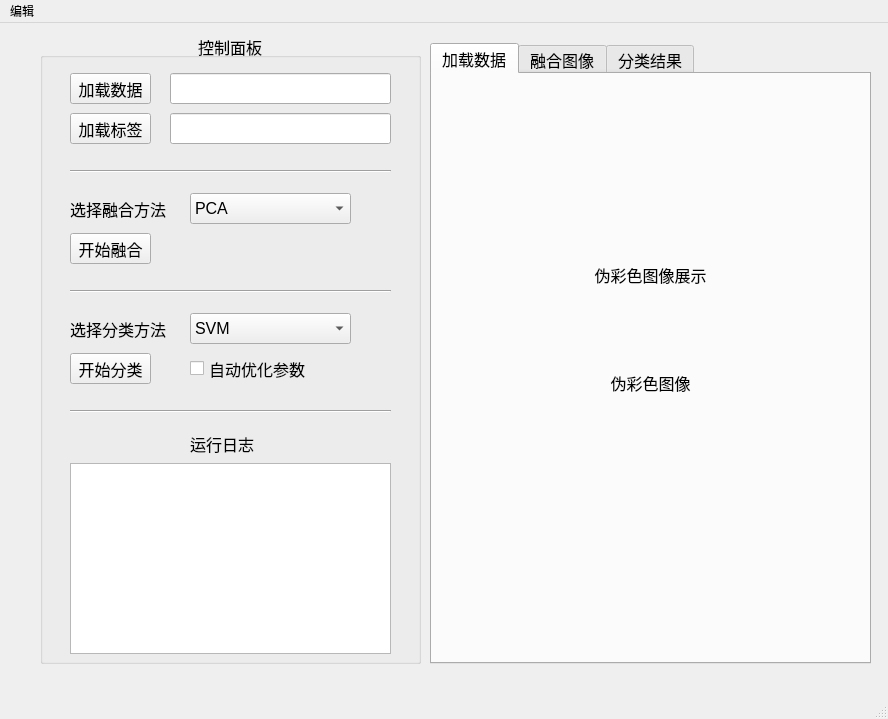
<?xml version="1.0" encoding="UTF-8"?>
<ui version="4.0">
 <class>MainWindow</class>
 <widget class="QMainWindow" name="MainWindow">
  <property name="geometry">
   <rect>
    <x>0</x>
    <y>0</y>
    <width>888</width>
    <height>719</height>
   </rect>
  </property>
  <property name="windowTitle">
   <string>MainWindow</string>
  </property>
  <widget class="QWidget" name="centralwidget">
   <widget class="QGroupBox" name="sidebar">
    <property name="geometry">
     <rect>
      <x>40</x>
      <y>10</y>
      <width>381</width>
      <height>631</height>
     </rect>
    </property>
    <property name="font">
     <font>
      <pointsize>12</pointsize>
     </font>
    </property>
    <property name="layoutDirection">
     <enum>Qt::LayoutDirection::LeftToRight</enum>
    </property>
    <property name="title">
     <string>控制面板</string>
    </property>
    <property name="alignment">
     <set>Qt::AlignmentFlag::AlignCenter</set>
    </property>
    <widget class="QPushButton" name="btn_load_data">
     <property name="geometry">
      <rect>
       <x>30</x>
       <y>40</y>
       <width>81</width>
       <height>31</height>
      </rect>
     </property>
     <property name="font">
      <font>
       <pointsize>12</pointsize>
      </font>
     </property>
     <property name="text">
      <string>加载数据</string>
     </property>
    </widget>
    <widget class="QPushButton" name="btn_load_gt">
     <property name="geometry">
      <rect>
       <x>30</x>
       <y>80</y>
       <width>81</width>
       <height>31</height>
      </rect>
     </property>
     <property name="font">
      <font>
       <pointsize>12</pointsize>
      </font>
     </property>
     <property name="text">
      <string>加载标签</string>
     </property>
    </widget>
    <widget class="QLineEdit" name="lineEdit_loaddata">
     <property name="geometry">
      <rect>
       <x>130</x>
       <y>40</y>
       <width>221</width>
       <height>31</height>
      </rect>
     </property>
     <property name="readOnly">
      <bool>true</bool>
     </property>
    </widget>
    <widget class="QLineEdit" name="lineEdit_loadgt">
     <property name="geometry">
      <rect>
       <x>130</x>
       <y>80</y>
       <width>221</width>
       <height>31</height>
      </rect>
     </property>
     <property name="minimumSize">
      <size>
       <width>0</width>
       <height>0</height>
      </size>
     </property>
     <property name="readOnly">
      <bool>true</bool>
     </property>
    </widget>
    <widget class="QComboBox" name="combo_fusion">
     <property name="geometry">
      <rect>
       <x>150</x>
       <y>160</y>
       <width>161</width>
       <height>31</height>
      </rect>
     </property>
     <property name="font">
      <font>
       <pointsize>12</pointsize>
      </font>
     </property>
     <item>
      <property name="text">
       <string>PCA</string>
      </property>
     </item>
     <item>
      <property name="text">
       <string>GSA</string>
      </property>
     </item>
     <item>
      <property name="text">
       <string>MTF_GLP_HPM</string>
      </property>
     </item>
     <item>
      <property name="text">
       <string>CNMF</string>
      </property>
     </item>
    </widget>
    <widget class="QPushButton" name="btn_run_fusion">
     <property name="geometry">
      <rect>
       <x>30</x>
       <y>200</y>
       <width>81</width>
       <height>31</height>
      </rect>
     </property>
     <property name="font">
      <font>
       <pointsize>12</pointsize>
      </font>
     </property>
     <property name="text">
      <string>开始融合</string>
     </property>
    </widget>
    <widget class="QLabel" name="label_fusion">
     <property name="geometry">
      <rect>
       <x>30</x>
       <y>160</y>
       <width>101</width>
       <height>31</height>
      </rect>
     </property>
     <property name="font">
      <font>
       <pointsize>12</pointsize>
      </font>
     </property>
     <property name="text">
      <string>选择融合方法</string>
     </property>
    </widget>
    <widget class="Line" name="line_1">
     <property name="geometry">
      <rect>
       <x>30</x>
       <y>130</y>
       <width>321</width>
       <height>16</height>
      </rect>
     </property>
     <property name="font">
      <font>
       <pointsize>12</pointsize>
       <bold>true</bold>
      </font>
     </property>
     <property name="orientation">
      <enum>Qt::Orientation::Horizontal</enum>
     </property>
    </widget>
    <widget class="Line" name="line_2">
     <property name="geometry">
      <rect>
       <x>30</x>
       <y>250</y>
       <width>321</width>
       <height>16</height>
      </rect>
     </property>
     <property name="font">
      <font>
       <pointsize>12</pointsize>
       <bold>true</bold>
      </font>
     </property>
     <property name="orientation">
      <enum>Qt::Orientation::Horizontal</enum>
     </property>
    </widget>
    <widget class="QPushButton" name="btn_run_classify">
     <property name="geometry">
      <rect>
       <x>30</x>
       <y>320</y>
       <width>81</width>
       <height>31</height>
      </rect>
     </property>
     <property name="font">
      <font>
       <pointsize>12</pointsize>
      </font>
     </property>
     <property name="text">
      <string>开始分类</string>
     </property>
    </widget>
    <widget class="QComboBox" name="combo_classify">
     <property name="geometry">
      <rect>
       <x>150</x>
       <y>280</y>
       <width>161</width>
       <height>31</height>
      </rect>
     </property>
     <property name="font">
      <font>
       <pointsize>12</pointsize>
      </font>
     </property>
     <item>
      <property name="text">
       <string>SVM</string>
      </property>
     </item>
     <item>
      <property name="text">
       <string>RandomForest</string>
      </property>
     </item>
    </widget>
    <widget class="QLabel" name="label_classify">
     <property name="geometry">
      <rect>
       <x>30</x>
       <y>280</y>
       <width>101</width>
       <height>31</height>
      </rect>
     </property>
     <property name="font">
      <font>
       <pointsize>12</pointsize>
      </font>
     </property>
     <property name="text">
      <string>选择分类方法</string>
     </property>
    </widget>
    <widget class="QTextBrowser" name="text_results">
     <property name="geometry">
      <rect>
       <x>30</x>
       <y>430</y>
       <width>321</width>
       <height>191</height>
      </rect>
     </property>
    </widget>
    <widget class="Line" name="line_3">
     <property name="geometry">
      <rect>
       <x>30</x>
       <y>370</y>
       <width>321</width>
       <height>16</height>
      </rect>
     </property>
     <property name="font">
      <font>
       <pointsize>12</pointsize>
       <bold>true</bold>
      </font>
     </property>
     <property name="orientation">
      <enum>Qt::Orientation::Horizontal</enum>
     </property>
    </widget>
    <widget class="QLabel" name="label_log">
     <property name="geometry">
      <rect>
       <x>150</x>
       <y>400</y>
       <width>71</width>
       <height>21</height>
      </rect>
     </property>
     <property name="font">
      <font>
       <pointsize>12</pointsize>
      </font>
     </property>
     <property name="text">
      <string>运行日志</string>
     </property>
    </widget>
    <widget class="QCheckBox" name="checkBox_gridsearch">
     <property name="geometry">
      <rect>
       <x>150</x>
       <y>320</y>
       <width>131</width>
       <height>31</height>
      </rect>
     </property>
     <property name="cursor">
      <cursorShape>ArrowCursor</cursorShape>
     </property>
     <property name="text">
      <string>自动优化参数</string>
     </property>
    </widget>
   </widget>
   <widget class="QTabWidget" name="tabWidget">
    <property name="geometry">
     <rect>
      <x>430</x>
      <y>20</y>
      <width>441</width>
      <height>621</height>
     </rect>
    </property>
    <property name="font">
     <font>
      <pointsize>12</pointsize>
     </font>
    </property>
    <property name="autoFillBackground">
     <bool>false</bool>
    </property>
    <property name="tabPosition">
     <enum>QTabWidget::TabPosition::North</enum>
    </property>
    <property name="tabShape">
     <enum>QTabWidget::TabShape::Rounded</enum>
    </property>
    <property name="currentIndex">
     <number>0</number>
    </property>
    <widget class="QWidget" name="tab_ori">
     <property name="font">
      <font>
       <pointsize>12</pointsize>
       <bold>false</bold>
      </font>
     </property>
     <property name="autoFillBackground">
      <bool>false</bool>
     </property>
     <attribute name="title">
      <string>加载数据</string>
     </attribute>
     <layout class="QHBoxLayout" name="horizontalLayout">
      <item>
       <layout class="QVBoxLayout" name="verticalLayout_loaddata">
        <property name="sizeConstraint">
         <enum>QLayout::SizeConstraint::SetDefaultConstraint</enum>
        </property>
        <item>
         <spacer name="verticalSpacer_ori_1">
          <property name="orientation">
           <enum>Qt::Orientation::Vertical</enum>
          </property>
          <property name="sizeHint" stdset="0">
           <size>
            <width>20</width>
            <height>40</height>
           </size>
          </property>
         </spacer>
        </item>
        <item>
         <widget class="QLabel" name="label_title_ori">
          <property name="sizePolicy">
           <sizepolicy hsizetype="Preferred" vsizetype="Preferred">
            <horstretch>0</horstretch>
            <verstretch>0</verstretch>
           </sizepolicy>
          </property>
          <property name="text">
           <string>伪彩色图像展示</string>
          </property>
          <property name="alignment">
           <set>Qt::AlignmentFlag::AlignCenter</set>
          </property>
         </widget>
        </item>
        <item>
         <widget class="QLabel" name="label_ori">
          <property name="sizePolicy">
           <sizepolicy hsizetype="Preferred" vsizetype="Expanding">
            <horstretch>0</horstretch>
            <verstretch>0</verstretch>
           </sizepolicy>
          </property>
          <property name="minimumSize">
           <size>
            <width>415</width>
            <height>0</height>
           </size>
          </property>
          <property name="frameShape">
           <enum>QFrame::Shape::NoFrame</enum>
          </property>
          <property name="frameShadow">
           <enum>QFrame::Shadow::Plain</enum>
          </property>
          <property name="text">
           <string>伪彩色图像</string>
          </property>
          <property name="alignment">
           <set>Qt::AlignmentFlag::AlignCenter</set>
          </property>
         </widget>
        </item>
        <item>
         <spacer name="verticalSpacer_ori_2">
          <property name="orientation">
           <enum>Qt::Orientation::Vertical</enum>
          </property>
          <property name="sizeHint" stdset="0">
           <size>
            <width>20</width>
            <height>40</height>
           </size>
          </property>
         </spacer>
        </item>
       </layout>
      </item>
     </layout>
    </widget>
    <widget class="QWidget" name="tab_fused">
     <attribute name="title">
      <string>融合图像</string>
     </attribute>
     <widget class="QWidget" name="layoutWidget">
      <property name="geometry">
       <rect>
        <x>10</x>
        <y>10</y>
        <width>421</width>
        <height>571</height>
       </rect>
      </property>
      <layout class="QVBoxLayout" name="verticalLayout_fusion">
       <item>
        <widget class="QLabel" name="label_title_fused">
         <property name="text">
          <string>融合图像展示</string>
         </property>
         <property name="alignment">
          <set>Qt::AlignmentFlag::AlignCenter</set>
         </property>
        </widget>
       </item>
       <item>
        <widget class="QLabel" name="label_fused">
         <property name="sizePolicy">
          <sizepolicy hsizetype="Preferred" vsizetype="Expanding">
           <horstretch>0</horstretch>
           <verstretch>0</verstretch>
          </sizepolicy>
         </property>
         <property name="minimumSize">
          <size>
           <width>419</width>
           <height>0</height>
          </size>
         </property>
         <property name="mouseTracking">
          <bool>true</bool>
         </property>
         <property name="text">
          <string>融合图像</string>
         </property>
         <property name="alignment">
          <set>Qt::AlignmentFlag::AlignCenter</set>
         </property>
         <property name="openExternalLinks">
          <bool>true</bool>
         </property>
         <property name="textInteractionFlags">
          <set>Qt::TextInteractionFlag::LinksAccessibleByMouse</set>
         </property>
        </widget>
       </item>
       <item>
        <widget class="QLabel" name="label_title_lowres">
         <property name="text">
          <string>低分辨率图像对比</string>
         </property>
         <property name="alignment">
          <set>Qt::AlignmentFlag::AlignCenter</set>
         </property>
        </widget>
       </item>
       <item>
        <widget class="QLabel" name="label_lowres">
         <property name="sizePolicy">
          <sizepolicy hsizetype="Preferred" vsizetype="Expanding">
           <horstretch>0</horstretch>
           <verstretch>0</verstretch>
          </sizepolicy>
         </property>
         <property name="minimumSize">
          <size>
           <width>419</width>
           <height>0</height>
          </size>
         </property>
         <property name="text">
          <string>低分辨率图像</string>
         </property>
         <property name="alignment">
          <set>Qt::AlignmentFlag::AlignCenter</set>
         </property>
        </widget>
       </item>
      </layout>
     </widget>
    </widget>
    <widget class="QWidget" name="tab_class">
     <attribute name="title">
      <string>分类结果</string>
     </attribute>
     <widget class="QWidget" name="verticalLayoutWidget">
      <property name="geometry">
       <rect>
        <x>10</x>
        <y>10</y>
        <width>421</width>
        <height>571</height>
       </rect>
      </property>
      <layout class="QVBoxLayout" name="verticalLayout_class">
       <item>
        <widget class="QLabel" name="label_2">
         <property name="sizePolicy">
          <sizepolicy hsizetype="Preferred" vsizetype="Preferred">
           <horstretch>0</horstretch>
           <verstretch>0</verstretch>
          </sizepolicy>
         </property>
         <property name="text">
          <string>分类结果图像</string>
         </property>
         <property name="alignment">
          <set>Qt::AlignmentFlag::AlignCenter</set>
         </property>
        </widget>
       </item>
       <item>
        <widget class="QLabel" name="label_class">
         <property name="sizePolicy">
          <sizepolicy hsizetype="Preferred" vsizetype="Expanding">
           <horstretch>0</horstretch>
           <verstretch>0</verstretch>
          </sizepolicy>
         </property>
         <property name="minimumSize">
          <size>
           <width>419</width>
           <height>0</height>
          </size>
         </property>
         <property name="frameShape">
          <enum>QFrame::Shape::NoFrame</enum>
         </property>
         <property name="text">
          <string>img_class</string>
         </property>
         <property name="alignment">
          <set>Qt::AlignmentFlag::AlignCenter</set>
         </property>
        </widget>
       </item>
       <item>
        <widget class="QLabel" name="label">
         <property name="sizePolicy">
          <sizepolicy hsizetype="Preferred" vsizetype="Preferred">
           <horstretch>0</horstretch>
           <verstretch>0</verstretch>
          </sizepolicy>
         </property>
         <property name="frameShape">
          <enum>QFrame::Shape::NoFrame</enum>
         </property>
         <property name="text">
          <string>标签图像</string>
         </property>
         <property name="alignment">
          <set>Qt::AlignmentFlag::AlignCenter</set>
         </property>
        </widget>
       </item>
       <item>
        <widget class="QLabel" name="label_gt">
         <property name="sizePolicy">
          <sizepolicy hsizetype="Preferred" vsizetype="Expanding">
           <horstretch>0</horstretch>
           <verstretch>0</verstretch>
          </sizepolicy>
         </property>
         <property name="minimumSize">
          <size>
           <width>419</width>
           <height>0</height>
          </size>
         </property>
         <property name="frameShape">
          <enum>QFrame::Shape::NoFrame</enum>
         </property>
         <property name="text">
          <string>img_gt</string>
         </property>
         <property name="alignment">
          <set>Qt::AlignmentFlag::AlignCenter</set>
         </property>
        </widget>
       </item>
      </layout>
     </widget>
    </widget>
   </widget>
  </widget>
  <widget class="QStatusBar" name="statusbar"/>
  <widget class="QMenuBar" name="menubar">
   <property name="geometry">
    <rect>
     <x>0</x>
     <y>0</y>
     <width>888</width>
     <height>33</height>
    </rect>
   </property>
   <widget class="QMenu" name="menutest">
    <property name="title">
     <string>编辑</string>
    </property>
    <addaction name="action_clear"/>
   </widget>
   <addaction name="menutest"/>
  </widget>
  <action name="action_clear">
   <property name="text">
    <string>clear</string>
   </property>
  </action>
 </widget>
 <resources/>
 <connections/>
</ui>
